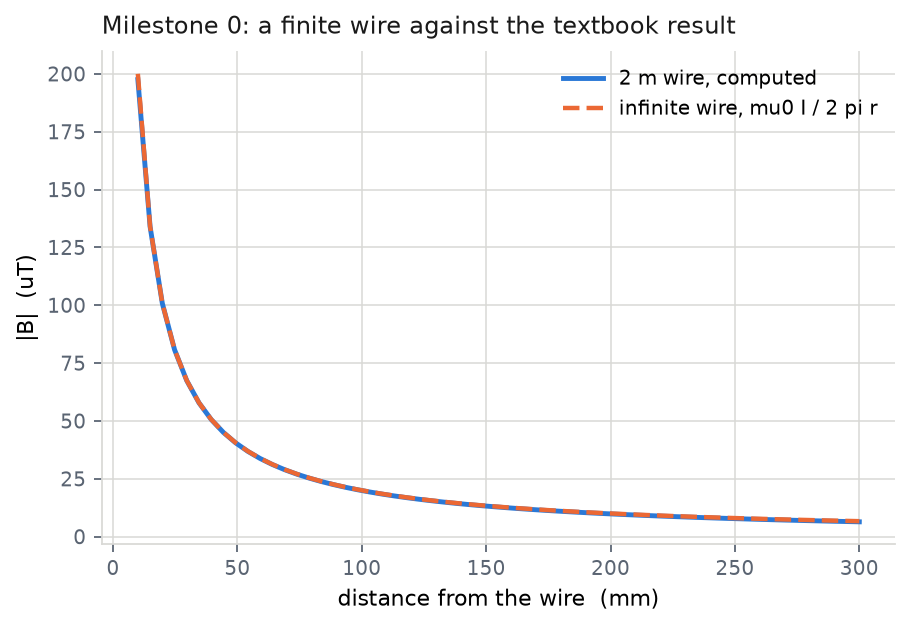

This figure's Python source:
"""MILESTONE 0 — run this first.  Nothing here is graded.

    python scripts/m0_warmup.py

It uses the finished example in emlab/warmup.py to show you (a) that your
Python installation works, (b) what the Biot-Savart sum actually does, and
(c) how a numerical answer is checked against a closed form.

There are three TODOs at the bottom.  They take two minutes each and they are
the whole point of the exercise.
"""

import _bootstrap  # noqa: F401
from _bootstrap import FIGDIR

import numpy as np
import matplotlib.pyplot as plt

from emlab import plotting as P
from emlab.warmup import wire_nodes, wire_field, long_wire_closed_form

CURRENT = 10.0        # A
LENGTH = 2.0          # m, the wire runs from z = -1 m to z = +1 m
N_SEG = 200           # how many straight pieces we chop it into

# Build the wire, then ask for the field at four distances from it.
seg_mid, seg_vec = wire_nodes(LENGTH, N_SEG)
print(f"the wire was cut into {seg_mid.shape[0]} pieces, "
      f"each described by {seg_mid.shape[1]} numbers (x, y, z)")

radii = np.array([0.02, 0.05, 0.10, 0.20])            # metres from the wire
points = np.stack([radii, np.zeros_like(radii), np.zeros_like(radii)], axis=1)
B = wire_field(points, seg_mid, seg_vec, CURRENT)

print("\n  r (mm)   |B| computed (uT)   mu0 I/2pi r (uT)   difference")
for r, b in zip(radii, B):
    numeric = np.linalg.norm(b) * 1e6
    closed = long_wire_closed_form(r, CURRENT) * 1e6
    print(f"   {r*1e3:5.0f}        {numeric:8.3f}          {closed:8.3f}"
          f"        {100*(numeric/closed-1):+6.2f} %")

print("\nThe field points along +y at a point on the +x axis, as the right-hand")
print(f"rule says: B at r = 20 mm is ({B[0,0]:+.2e}, {B[0,1]:+.2e}, {B[0,2]:+.2e}) T")

# A picture of the same thing.
r_plot = np.linspace(0.01, 0.30, 60)
pts = np.stack([r_plot, np.zeros_like(r_plot), np.zeros_like(r_plot)], axis=1)
mag = np.linalg.norm(wire_field(pts, seg_mid, seg_vec, CURRENT), axis=1)
fig, ax = plt.subplots(figsize=(6.4, 4.0))
ax.plot(r_plot * 1e3, mag * 1e6, lw=2.2, color=P.BLUE, label="2 m wire, computed")
ax.plot(r_plot * 1e3, long_wire_closed_form(r_plot, CURRENT) * 1e6, lw=2.0,
        ls="--", color=P.ORANGE, label="infinite wire, mu0 I / 2 pi r")
P.style(ax, "distance from the wire  (mm)", "|B|  (uT)",
        "Milestone 0: a finite wire against the textbook result")
ax.legend(frameon=False, fontsize=9)
P.save(fig, FIGDIR / "m0_warmup.png")

print("""
TODO 1.  Change N_SEG at the top of this file from 200 to 4 and run it again.
         The wire is now a crude 4-piece zig-zag.  How big does the error get?
         Put it back to 200 afterwards.

TODO 2.  Change LENGTH from 2.0 to 0.2 m and run again.  The closed form is for
         an INFINITE wire, so the computed field should now fall short of it.
         At which radius does the disagreement pass 10 %?

TODO 3.  Open emlab/warmup.py and find step 4 of wire_field.  Swap the two
         arguments of np.cross so it reads np.cross(R, seg_vec[None, :, :]).
         Run again: every sign flips, because A x B = -(B x A).  Put it back.
         This is the single most common bug in Milestone 1.
""")
